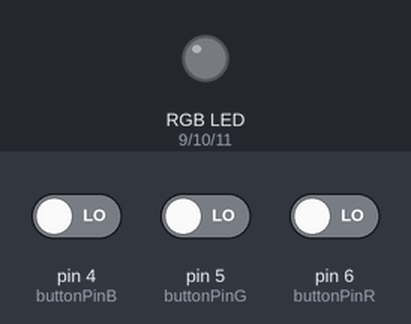
The sketch below on a simulated Arduino Uno, built with avr-gcc and run on an emulated ATmega328P. On the bench: an RGB LED mixed from three pins (HIGH = lit). Dashed ring = blinking. The inputs (shaded band) are chosen by the test bench; at power-on: pin 4 (buttonPinB) LOW, pin 5 (buttonPinG) LOW, pin 6 (buttonPinR) LOW. Dim RGB values are drawn brighter than linear; random numbers use the default seed unless the sketch sets one; what the sketch prints to the serial monitor is not drawn.

Above: at 11.8 s.
11.9 s: pin 4 (buttonPinB) driven HIGH and pin 5 (buttonPinG) driven HIGH and pin 6 (buttonPinR) driven HIGH
At 13.8 s:
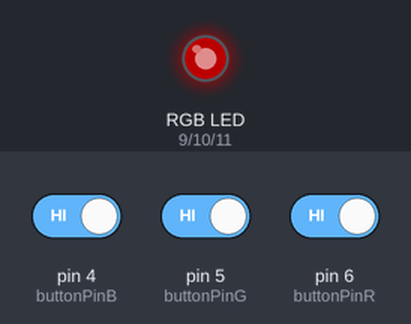
24.9 s: pin 4 (buttonPinB) driven HIGH
At 27.3 s:
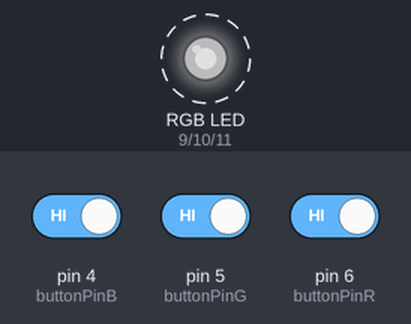
29.9 s: pin 5 (buttonPinG) driven LOW
At 30.8 s:
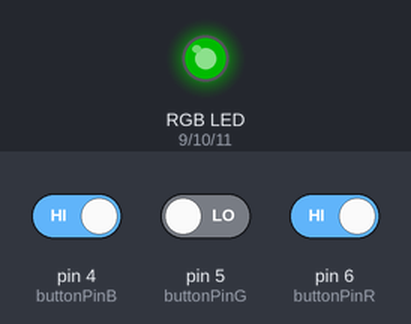
Timing chart, 0 to 35.9 s (numbered marks = the images above; inputs shaded):
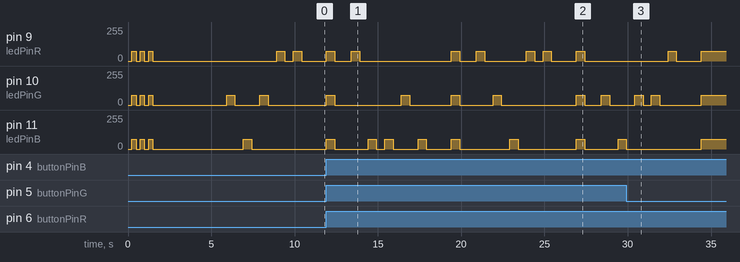

The sketch:

MemTest.ino
```cpp
// Reaction time experiment of one LED.
// LED will flash 3 times before the start of the experiment.

// LED variables
int ledPick;
int ledPinR = 9;
int ledPinG = 10;
int ledPinB = 11;
int ledBrightness = 75;
int memArray[] = {0, 0, 0, 0, 0}; // Pattern array

// LED power states
int ledStateR = LOW;
int ledStateG = LOW;
int ledStateB = LOW;

// Button variables
int buttonPinR = 6;
int buttonStateR = LOW;
int buttonPinG = 5;
int buttonStateG = LOW;
int buttonPinB = 4;
int buttonStateB = LOW;

// Time variables
long randDelay;
long newT;
long oldT;
long deltaT;

// The setup function runs once when you press reset or power the board
void setup() {
  // initialize analog pins as an output.
  pinMode(ledPinR, OUTPUT);
  pinMode(ledPinR, OUTPUT);
  pinMode(ledPinR, OUTPUT);

  // Initialize button pins as input.
  pinMode(buttonPinR, INPUT);
  pinMode(buttonPinG, INPUT);
  pinMode(buttonPinB, INPUT);

  // Intialize serial communication.
  Serial.begin(9600);

  Serial.println("Prepare. Memory test measurements will begin shortly!");
  Serial.println("Instructions: Memorize the pattern of five colors from the LED. A second after the pattern is shown, the LED will turn white.");
  Serial.println("When this happens, repeat the pattern with the buttons on the breadboard and your time will be recorded");
  for (int i = 0; i <= 2; i++) {
    analogWrite(ledPinR, ledBrightness);
    analogWrite(ledPinG, ledBrightness);
    analogWrite(ledPinB, ledBrightness);
    delay(250);
    analogWrite(ledPinR, 0);
    analogWrite(ledPinG, 0);
    analogWrite(ledPinB, 0);
    delay(250);
  }

  randomSeed(analogRead(A0));
  randDelay = random(3000, 6000);
  delay(randDelay);
}

// the loop function runs over and over again forever
void loop() {

  //Always check to see if button is being pressed.
  buttonStateR = digitalRead(buttonPinR);
  buttonStateG = digitalRead(buttonPinG);
  buttonStateB = digitalRead(buttonPinB);

  for(int i = 0; i < 5; i++) { // Randomly pick colors for pattern and store them in array
    ledPick = random(0,3);
    memArray[i] = ledPick;
    switch(ledPick) {
      case 0:
        analogWrite(ledPinR, ledBrightness);
        break;
      case 1:
        analogWrite(ledPinG, ledBrightness);
        break;
      case 2:
        analogWrite(ledPinB, ledBrightness);
        break;
    }
    delay(500);
    analogWrite(ledPinR, 0);
    analogWrite(ledPinG, 0);
    analogWrite(ledPinB, 0);
    delay(500);
  }
  delay(1000);
  oldT = millis();
  analogWrite(ledPinR, ledBrightness);
  analogWrite(ledPinG, ledBrightness);
  analogWrite(ledPinB, ledBrightness);
  int pointer = 0;
  while(1) {          // Progress through array by pressing buttons in the correct order and break when
    if(pointer == 5)  // all 5 buttons are pressed
        break;
    buttonStateR = digitalRead(buttonPinR);
    buttonStateG = digitalRead(buttonPinG);
    buttonStateB = digitalRead(buttonPinB);
    if(buttonStateR == HIGH && memArray[pointer] == 0) {
      pointer++;
      delay(100);
    }
    if(buttonStateG == HIGH && memArray[pointer] == 1) {
      pointer++;
      delay(100);
    }
    if(buttonStateB == HIGH && memArray[pointer] == 2) {
      pointer++;
      delay(100);
    }
  }
  analogWrite(ledPinR, 0);
  analogWrite(ledPinG, 0);
  analogWrite(ledPinB, 0);
  newT = millis();
  deltaT = newT - oldT;
  Serial.println(deltaT);
  delay(1000);
}
```
